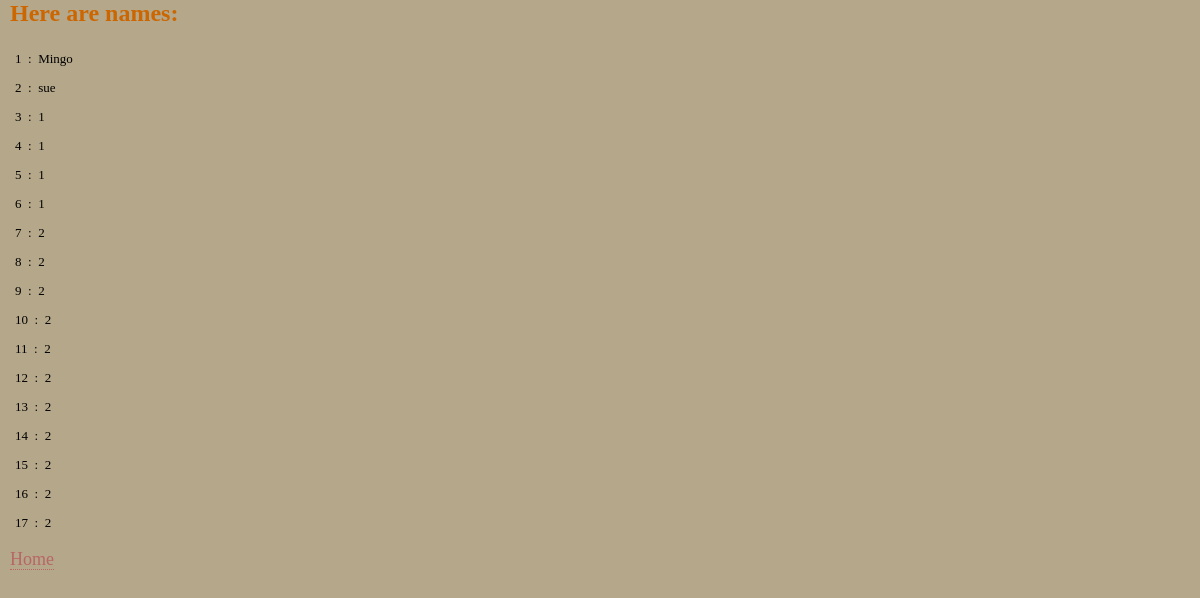
The page /mingo/show_data/ on the database as committed earlier.
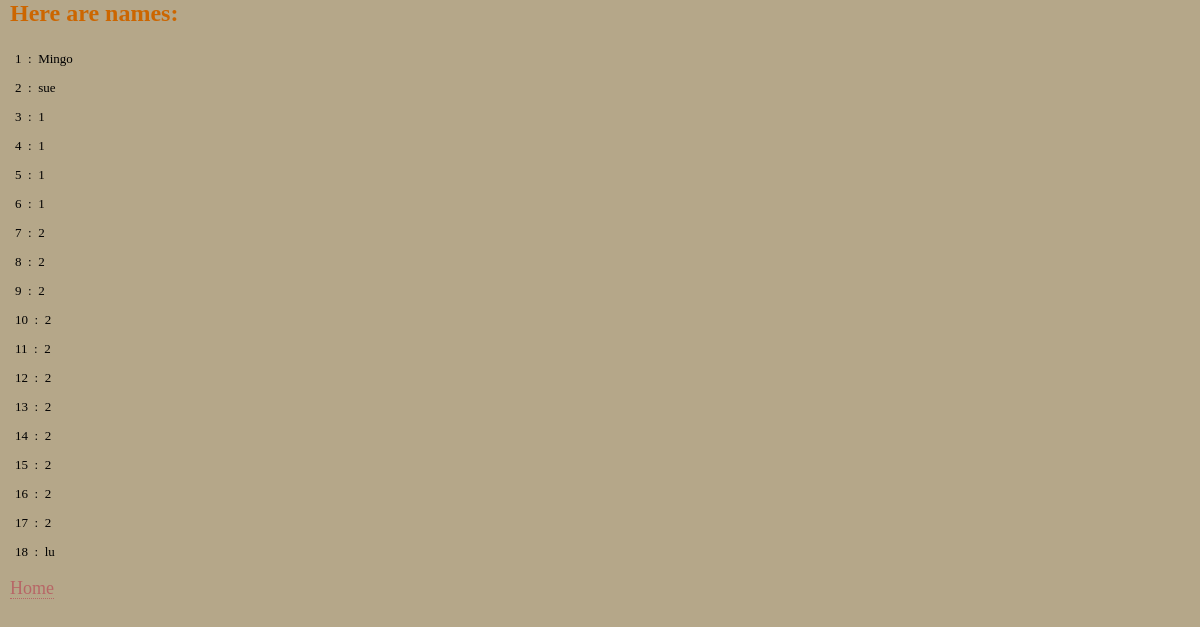
The same page on the database as committed later.
### mingo/models.py (models this page shows)
class Sighting(models.Model):
    name = models.CharField(max_length=20)
    email = models.CharField(max_length=100)
    data = models.CharField(max_length=50)
    time = models.CharField(max_length=50)
    location = models.CharField(max_length=50)
    fin_type = models.CharField(max_length=50)
    whale_type = models.CharField(max_length=50)
    blow_type = models.CharField(max_length=50)
    wave_type = models.CharField(max_length=50)

### mingo/views.py (the view)
def show_data(request):
    names = DB.objects.all()
    return render_to_response('show.html', locals())

### mingo/templates/show.html (shortened to what this page needs)
<html>
<head>
    {% load static %}
<link rel="stylesheet" href="{% static 'css/hfwwg.css' %}" type="text/css" media="all">
</head>
<body>
<p style="margin-left: 10px; color: #cc6600; font-size: x-large">
    <strong>Here are names:</strong>
</p>
{% for i in names %}
<p style="margin-left: 15px">
   {{ i.id }}&nbsp;&nbsp;:&nbsp;&nbsp;{{ i.name }}<br>
</p>
{% endfor %}
<p style="margin-left: 10px; color: #cc6600; font-size: large">
    <a href="{% url 'contact' %}">Home
</p>
</body>
</html>

Rows that differ between the two databases and show on the page:
added Sighting: id "18", name "lu"
